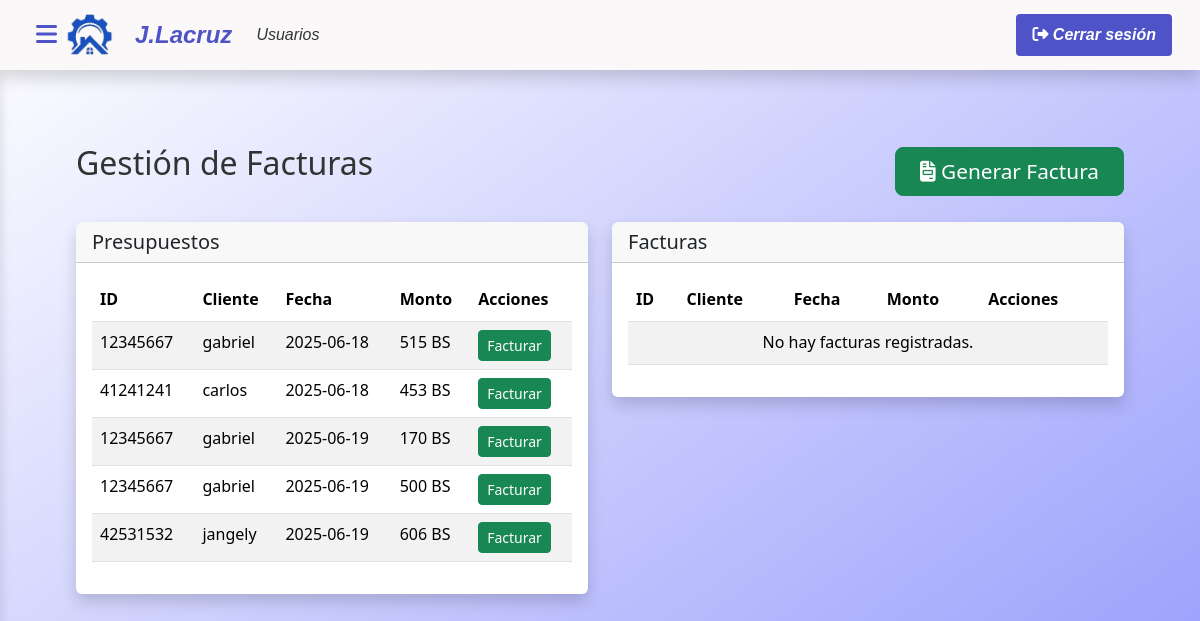
The page /controlador/factura.php on the database as committed earlier.
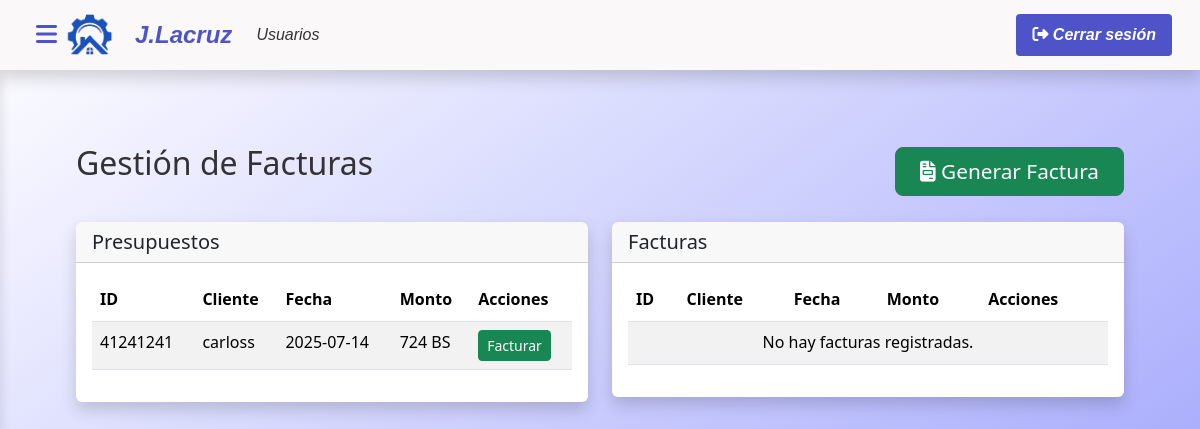
The same page on the database as committed later.
### tables this page shows
CREATE TABLE `factura` (
  `id_factura` int(11) NOT NULL,
  `rif` varchar(20) NOT NULL,
  `fecha` date NOT NULL,
  `numero_orden` varchar(20) NOT NULL,
  `id_condicion_pago` int(11) NOT NULL DEFAULT 3,
  `id_iva` int(11) NOT NULL,
  `total_iva` decimal(20,0) NOT NULL,
  `total_general` decimal(20,0) NOT NULL,
  `id_tasa` int(11) NOT NULL,
  `estatus` varchar(20) NOT NULL
);

CREATE TABLE `cliente` (
  `rif` varchar(20) NOT NULL,
  `cedula_usuario` int(11) NOT NULL,
  `razon_social` varchar(200) NOT NULL,
  `id_direccion` int(11) NOT NULL,
  `nombre` varchar(50) NOT NULL,
  `apellido` varchar(30) NOT NULL,
  `telefono` varchar(20) NOT NULL,
  `correo` varchar(100) NOT NULL,
  `fecha_registro` date NOT NULL
);

### modelo/conexion.php (called while the page is built, shortened)
<?php
class Conexion {
    public function __construct() {
    try {
        $this->pdo = new PDO("mysql:host=localhost;dbname=proyecto_lacruz", "root", "");
    } catch (PDOException $e) {
        die("Error de conexión: " . $e->getMessage());
    }
}
}
?>

### modelo/presupuesto.php (called while the page is built, shortened)
<?php
require_once 'modelo/conexion.php';
class PresupuestoModel extends Conexion {
    public function listar(){
        $sql = "SELECT
f.id_factura,
c.rif,
c.nombre AS nombre_cliente,
f.total_general,
f.fecha
FROM factura f
JOIN cliente c ON f.rif = c.rif";
        $stmt = $this->pdo->prepare($sql);
        $stmt->execute();
        return $stmt->fetchAll(PDO::FETCH_ASSOC);
    }
}

### vista/factura/index.php (the view)
<?php require_once('vista/parcial/header.php'); ?>
<div class="main-content">
    <div class="container-fluid py-4">
        <div class="row mb-4">
            <div class="col-12 d-flex justify-content-between align-items-center">
                <h2 class="mb-3">Gestión de Facturas</h2>
                <a href="index.php?c=factura&m=generar" class="btn btn-success btn-lg px-4 py-2" style="font-size: 1.3rem;">
                    <i class="fas fa-file-invoice"></i> Generar Factura
                </a>
            </div>
        </div>
        <div class="row">
            <div class="col-lg-6">
                <div class="card mb-4">
                    <div class="card-header">
                        <h5 class="mb-0">Presupuestos</h5>
                    </div>
                    <div class="card-body">
                        <div class="table-responsive">
                            <table class="table table-striped table-hover">
                                <thead class="table-white">
                                    <tr>
                                        <th>ID</th>
                                        <th>Cliente</th>
                                        <th>Fecha</th>
                                        <th>Monto</th>
                                        <th>Acciones</th>
                                    </tr>
                                </thead>
                                <tbody>
                                    <?php if (!empty($presupuestos)): ?>
                                        <?php foreach ($presupuestos as $presupuesto): ?>
                                            <tr>
                                                <td><?= htmlspecialchars($presupuesto['rif']) ?></td>
                                                <td><?= htmlspecialchars($presupuesto['nombre_cliente']) ?></td>
                                                <td><?= htmlspecialchars($presupuesto['fecha']) ?></td>
                                                <td><?= htmlspecialchars($presupuesto['total_general']). " BS"?></td>
                                                <td>
                                                    <a href="#" class="btn btn-success btn-sm">Facturar</a>
                                                </td>
                                            </tr>
                                        <?php endforeach; ?>
                                    <?php else: ?>
                                        <tr>
                                            <td colspan="5" class="text-center">No hay presupuestos registrados.</td>
                                        </tr>
                                    <?php endif; ?>
                                </tbody>
                            </table>
                        </div>
                    </div>
                </div>
            </div>
            <div class="col-lg-6">
                <div class="card mb-4">
                    <div class="card-header">
                        <h5 class="mb-0">Facturas</h5>
                    </div>
                    <div class="card-body">
                        <div class="table-responsive">
                            <table class="table table-striped table-hover">
                                <thead>
                                    <tr>
                                        <th>ID</th>
                                        <th>Cliente</th>
                                        <th>Fecha</th>
                                        <th>Monto</th>
                                        <th>Acciones</th>
                                    </tr>
                                </thead>
                                <tbody>
                                    <tr>
                                        <td colspan="5" class="text-center">No hay facturas registradas.</td>
                                    </tr>
                                </tbody>
                            </table>
                        </div>
                    </div>
                </div>
            </div>
        </div>
    </div>
</div>
<?php require_once('vista/parcial/footer.php'); ?>

### controlador/factura.php (shortened to what this page needs)
<?php
require_once 'modelo/presupuesto.php';
$presupuestoModel = new PresupuestoModel();
switch ($metodo) {
    case 'index':
    default:
        $presupuestos = $presupuestoModel->listar();
        require 'vista/factura/index.php';
        break;
}
?>

### vista/parcial/header.php (shortened to what this page needs)
<!DOCTYPE html>
<html lang="es">
<head>
    <link href="https://cdn.jsdelivr.net/npm/bootstrap@5.3.3/dist/css/bootstrap.min.css" rel="stylesheet">
    <link rel="stylesheet" href="https://cdnjs.cloudflare.com/ajax/libs/font-awesome/6.4.0/css/all.min.css">
    <link rel="stylesheet" href="/proyecto-lacruz-j/vista/css/header.css">
</head>
<body>
    <nav class="navbar navbar-expand-lg noselec">
        <div class="container-fluid">
            <button class="sidebar-toggle" id="sidebarToggle">
                <i class="fas fa-bars"></i>
            </button>
            <img src="vista/images/logo2.png" class="navbar-logo" alt="logo">
            <a class="navbar-brand" href="index.php?c=login&m=home">J.Lacruz</a>
            <div class="collapse navbar-collapse" id="navbarSupportedContent">
                <ul class="navbar-nav me-auto mb-2 mb-lg-0">
                    <li class="nav-item">
                        <a class="nav-link" href="index.php?c=usuario&m=index">Usuarios</a>
                    </li>
                </ul>
                <div class="d-flex">
                    <a class="logout-btn" href="index.php?c=login&m=logout">
                        <i class="fas fa-sign-out-alt"></i> Cerrar sesión
                    </a>
                </div>
            </div>
        </div>
    </nav>
    <div class="main-content" id="mainContent">

### vista/parcial/footer.php (shortened to what this page needs)
</body>
</html>

### vista/css/header.css (style rules this page uses)
:root { --body-bg-color:rgb(0, 165, 194); --primary-color: #4e54c8; --secondary-color: #8f94fb; --accent-color: #00d4ff; --dark-color: #1a1a2e; --light-color: rgb(250, 248, 248); --text-dark: #333; --text-light: #fff; --shadow: 0 8px 16px rgba(0, 0, 0, 0.16); --transition: all 0.3s ease; }
* { box-sizing: border-box; margin: 0; padding: 0; }
body { font-family: 'Segoe UI', system-ui, -apple-system, sans-serif; background: linear-gradient(to bottom right,rgb(255, 255, 255), #8f94fb); min-height: 100vh; color: var(--text-dark); line-height: 1.6; margin: 0; padding-top: 56px; }
.noselec { user-select: none; -webkit-user-select: none; -moz-user-select: none; -ms-user-select: none; }
a { text-decoration: none; color: inherit; }
.navbar { font-family: 'Arial', sans-serif; font-weight: 700; font-style: italic; background-color: var(--light-color); box-shadow: var(--shadow); position: fixed; top: 0; left: 0; right: 0; z-index: 1030; padding: 0.5rem 1rem; }
.navbar-brand { color: var(--primary-color); font-size: 1.5rem; transition: var(--transition); margin-left: 10px; }
.nav-link { color: var(--text-dark); padding: 0.5rem 1rem; transition: var(--transition); border-radius: 4px; font-weight: 500; }
.logout-btn { font-weight: 600; color: var(--text-light); background-color: var(--primary-color); border-radius: 4px; padding: 0.5rem 1rem; transition: var(--transition); border: none; }
.main-content { padding: 2rem; transition: var(--transition); background-color: transparent; margin-left: 0; min-height: calc(100vh - 56px); }
.card { border: none; box-shadow: var(--shadow); ; transition: var(--transition); }
.sidebar-toggle { background: none; border: none; font-size: 1.5rem; cursor: pointer; color: var(--primary-color); transition: var(--transition); padding: 0.5rem; }
.navbar-logo { width: 50px; height: auto; margin-right: 10px; }

Rows that differ between the two databases and show on the page:
removed factura: rif.rif "12345667", rif.nombre "gabriel", fecha "2025-06-18", total_general "515"
removed factura: rif.rif "41241241", rif.nombre "carlos", fecha "2025-06-18", total_general "453"
removed factura: rif.rif "12345667", rif.nombre "gabriel", fecha "2025-06-19", total_general "170"
removed factura: rif.rif "12345667", rif.nombre "gabriel", fecha "2025-06-19", total_general "500"
removed factura: rif.rif "42531532", rif.nombre "jangely", fecha "2025-06-19", total_general "606"
added factura: rif.rif "41241241", rif.nombre "carloss", fecha "2025-07-14", total_general "724"
